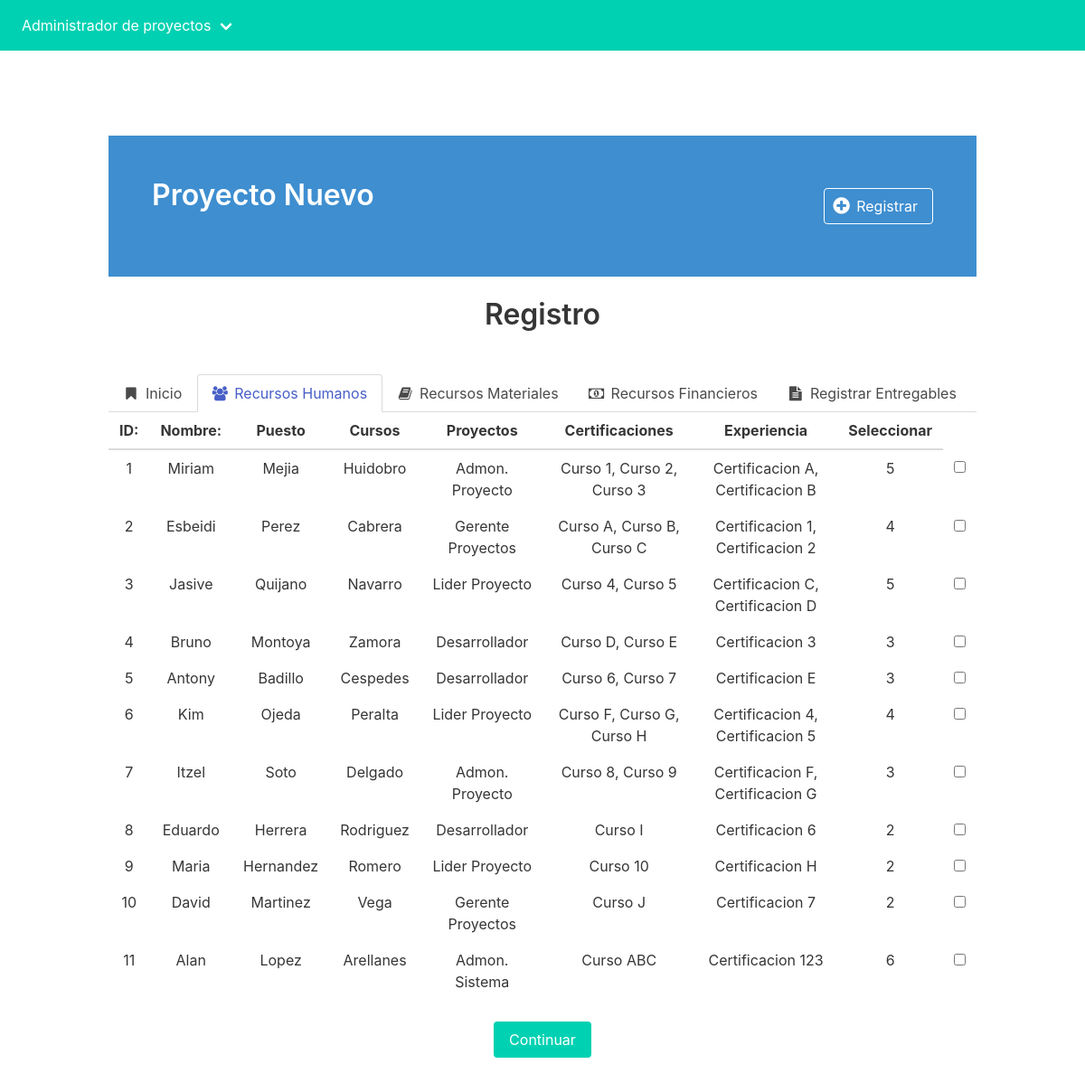
Screenshot of /recursos_humanos.php (signed in) with the database file from the repository.
### tables this page shows
CREATE TABLE `recursoh` (
  `id_Rh` int(11) NOT NULL,
  `Nom_rh` varchar(25) NOT NULL,
  `Apaterno_rh` varchar(25) NOT NULL,
  `Amaterno_rh` varchar(25) NOT NULL,
  `Puesto` varchar(20) NOT NULL,
  `Cursos_rh` varchar(120) NOT NULL,
  `Certificaciones_rh` varchar(120) NOT NULL,
  `Exp_rh` int(2) NOT NULL,
  `Proyectos_trabajados` varchar(120) NOT NULL,
  `Proyectos_actuales` int(11) DEFAULT NULL
);

### conexion_bd.php (called while the page is built)
<?php
function conexion(){
	$host='localhost';
	$usuario='root';
	$pass='12345678';
	$db='id5952780_tablerobd';
	$conexion=mysqli_connect($host,$usuario, $pass, $db) or die('No se pudo conectar a la Base de datos'.mysqli_error($conexion));
	return $conexion;
}
?>

### recursos_humanos.php (the view, shortened to what this page needs)
<?php
if(!empty($_SESSION['nombree'])){
?>
<!DOCTYPE html>
<html lang="es">
<head>
    <link rel="stylesheet" href="https://cdnjs.cloudflare.com/ajax/libs/bulma/0.6.1/css/bulma.min.css">
    <link rel="stylesheet" href="https://maxcdn.bootstrapcdn.com/font-awesome/4.7.0/css/font-awesome.min.css">
    <link rel="stylesheet" href="./css/app.css">
</head>
<body class="has-navbar-fixed-top">
    <nav class="navbar is-fixed-top is-primary" role="navigation" aria-label="main navigation" id="navbar">
        <div class="navbar-menu" id="navMenu">
            <div class="navbar-start">
                <li class="navbar-item"><a href="" class="navbar-link">Administrador de proyectos</a></li>
            </div>
        </div>
    </nav>
    <section class="section main" id="main">
        <div class="container has-text-centered">
            <div class="hero is-info">
              <div class="hero-body">
                <div class="level">
                    <h1 class="title">Proyecto Nuevo</h1>
                     <a href="" class="button is-info is-inverted is-outlined">
                        <span class="icon"><i class="fa fa-plus-circle fa-lg"></i></span>&nbsp;&nbsp;
                        Registrar
                    </a>
                </div>
              </div>
            </div>
            <br>
            <div>
                <h1 class="title">Registro</h1><br>
                <div class="tabs is-boxed">
                  <ul>
                    <li>
                      <a href="admin_registro.php">
                        <span class="icon is-small"><i class="fa fa-bookmark" aria-hidden="true"></i></span>
                        <span>Inicio</span>
                      </a>
                    </li>
                    <li class="is-active">
                      <a href="recursos_humanos.php">
                        <span class="icon is-small"><i class="fa fa-users" aria-hidden="true"></i></span>
                        <span>Recursos Humanos</span>
                      </a>
                    </li>
                    <li>
                      <a href="recursos_materiales.php">
                        <span class="icon is-small"><i class="fa fa-book" aria-hidden="true"></i></span>
                        <span>Recursos Materiales</span>
                      </a>
                    </li>
                    <li>
                      <a href="recursos_financieros.php">
                        <span class="icon is-small"><i class="fa fa-money" aria-hidden="true"></i></span>
                        <span>Recursos Financieros</span>
                      </a>
                    </li>
                     <li>
                      <a href="entregables.php">
                        <span class="icon is-small"><i class="fa fa-file-text" aria-hidden="true"></i></span>
                        <span>Registrar Entregables</span>
                      </a>
                    </li>
                  </ul>
                </div>
            </div>
              <table class="table is-striped is-hoverable is-fullwidth">
                    <thead>
                                            <tr>
                                                <th>ID:</th>
                                                <th>Nombre:</th>
                                                <th>Puesto</th>
                                                <th>Cursos</th>
                                                <th>Proyectos</th>
                                                <th>Certificaciones</th>
                                                <th>Experiencia</th>
                                                <th>Seleccionar</th>
                                            </tr>
                                        </thead>
                                                <?php
                                                include('conexion_bd.php');
                                                 $sql="select *from recursoh";
                                                 $resul=mysqli_query(conexion(), $sql) ;
                                                 while($mostrar=mysqli_fetch_array($resul)){
                                                ?>
                                        <tbody class="tbody">
                                            <tr>
                                                <td><?php echo $mostrar['id_Rh']?></td>
                                                <td><?php echo $mostrar['Nom_rh']?></td>
                                                <td><?php echo $mostrar['Apaterno_rh']?></td>
                                                <td><?php echo $mostrar['Amaterno_rh']?></td>
                                                <td><?php echo $mostrar['Puesto']?></td>
                                                <td><?php echo $mostrar['Cursos_rh']?></td>
                                                <td><?php echo $mostrar['Certificaciones_rh']?></td>
                                                <td><?php echo $mostrar['Exp_rh']?></td>
                                                <td><input type="checkbox"></td>
                                            </tr>
                                            <?php
                                        }
                                        ?>
                                        </tbody>
                </table>
                <div class="field is-grouped is-grouped-centered">
                    <div class="control">
                        <button type="submit" class="button is-primary">Continuar</button>
                    </div>
                </div>
        </div>
    </section>
</body>
</html>
<?php
}else{
	header('Location: index.php');
}
?>

### css/app.css (style rules this page uses)
.main { margin-top: 50px; }

### rows the page displays
recursoh: id_Rh "1", Nom_rh "Miriam", Apaterno_rh "Mejia", Amaterno_rh "Huidobro", Puesto "Admon. Proyecto", Cursos_rh "Curso 1, Curso 2, Curso 3", Certificaciones_rh "Certificacion A, Certificacion B", Exp_rh "5"
recursoh: id_Rh "2", Nom_rh "Esbeidi", Apaterno_rh "Perez", Amaterno_rh "Cabrera", Puesto "Gerente Proyectos", Cursos_rh "Curso A, Curso B, Curso C", Certificaciones_rh "Certificacion 1, Certificacion 2", Exp_rh "4"
recursoh: id_Rh "3", Nom_rh "Jasive", Apaterno_rh "Quijano", Amaterno_rh "Navarro", Puesto "Lider Proyecto", Cursos_rh "Curso 4, Curso 5", Certificaciones_rh "Certificacion C, Certificacion D", Exp_rh "5"
recursoh: id_Rh "4", Nom_rh "Bruno", Apaterno_rh "Montoya", Amaterno_rh "Zamora", Puesto "Desarrollador", Cursos_rh "Curso D, Curso E", Certificaciones_rh "Certificacion 3", Exp_rh "3"
recursoh: id_Rh "5", Nom_rh "Antony", Apaterno_rh "Badillo", Amaterno_rh "Cespedes", Puesto "Desarrollador", Cursos_rh "Curso 6, Curso 7", Certificaciones_rh "Certificacion E", Exp_rh "3"
recursoh: id_Rh "6", Nom_rh "Kim", Apaterno_rh "Ojeda", Amaterno_rh "Peralta", Puesto "Lider Proyecto", Cursos_rh "Curso F, Curso G, Curso H", Certificaciones_rh "Certificacion 4, Certificacion 5", Exp_rh "4"
recursoh: id_Rh "7", Nom_rh "Itzel", Apaterno_rh "Soto", Amaterno_rh "Delgado", Puesto "Admon. Proyecto", Cursos_rh "Curso 8, Curso 9", Certificaciones_rh "Certificacion F, Certificacion G", Exp_rh "3"
recursoh: id_Rh "8", Nom_rh "Eduardo", Apaterno_rh "Herrera", Amaterno_rh "Rodriguez", Puesto "Desarrollador", Cursos_rh "Curso I", Certificaciones_rh "Certificacion 6", Exp_rh "2"
recursoh: id_Rh "9", Nom_rh "Maria", Apaterno_rh "Hernandez", Amaterno_rh "Romero", Puesto "Lider Proyecto", Cursos_rh "Curso 10", Certificaciones_rh "Certificacion H", Exp_rh "2"
recursoh: id_Rh "10", Nom_rh "David", Apaterno_rh "Martinez", Amaterno_rh "Vega", Puesto "Gerente Proyectos", Cursos_rh "Curso J", Certificaciones_rh "Certificacion 7", Exp_rh "2"
recursoh: id_Rh "11", Nom_rh "Alan", Apaterno_rh "Lopez", Amaterno_rh "Arellanes", Puesto "Admon. Sistema", Cursos_rh "Curso ABC", Certificaciones_rh "Certificacion 123", Exp_rh "6"
